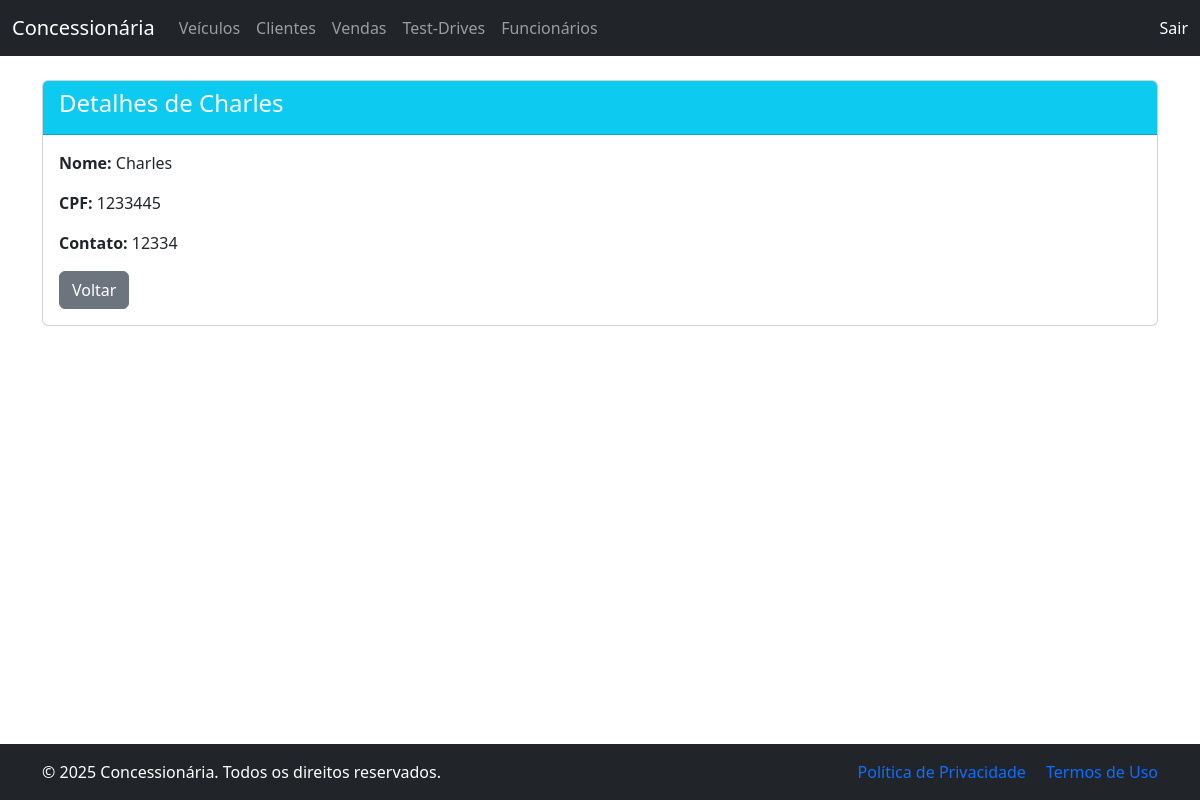
The page /clientes/detalhe/7/ on the database its author committed.
### clientes/models.py (models this page shows, shortened)
class Cliente(models.Model):
    nome = models.CharField(max_length=100)
    CPF = models.CharField(max_length=14, unique=True)
    contato = models.CharField(max_length=100)

### clientes/views.py (the view)
# urls.py: path('detalhe/<int:cliente_id>/', views.detalhes_cliente, name='detalhar_cliente'),
def detalhes_cliente(request, cliente_id):
    cliente = get_object_or_404(Cliente, id=cliente_id)
    return render(request, 'clientes/clientes_detalhe.html', {'cliente': cliente})

### templates/clientes/clientes_detalhe.html (shortened to what this page needs)
{% extends 'base.html' %}
{% block content %}
<div class="card mt-4">
    <div class="card-header bg-info text-white">
        <h4>Detalhes de {{ cliente.nome }}</h4>
    </div>
    <div class="card-body">
        <p><strong>Nome:</strong> {{ cliente.nome }}</p>
        <p><strong>CPF:</strong> {{ cliente.CPF }}</p>
        <p><strong>Contato:</strong> {{ cliente.contato }}</p>
        <a href="{% url 'listar_clientes' %}" class="btn btn-secondary">Voltar</a>
    </div>
</div>
{% endblock %}

### rows shown on the page
Cliente: nome "Charles", CPF "1233445", contato "12334"
